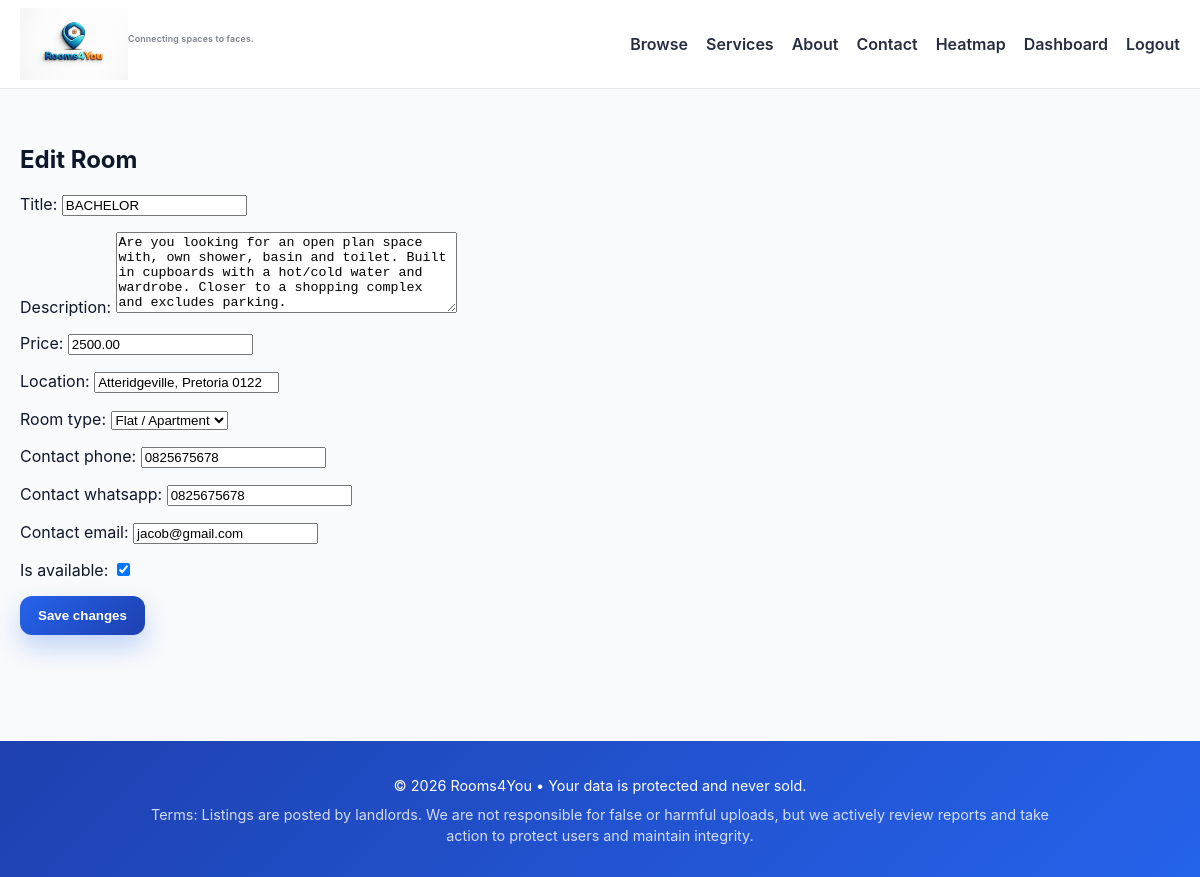
The page /rooms/6/edit/ (signed in) on the database its author committed.
### listings/models.py (models this page shows, shortened)
class Room(models.Model):
    ROOM_TYPES = [
        ("single", "Single Room"),
        ("shared", "Shared Room"),
        ("flat", "Flat / Apartment"),
    ]
    title = models.CharField(max_length=200)
    owner = models.ForeignKey(
        User, on_delete=models.CASCADE, related_name="rooms", null=True, blank=True
    )
    description = models.TextField()
    price = models.DecimalField(max_digits=8, decimal_places=2)
    location = models.CharField(max_length=200)
    room_type = models.CharField(max_length=20, choices=ROOM_TYPES)
    contact_phone = models.CharField(max_length=20)
    contact_whatsapp = models.CharField(max_length=20, blank=True, default="")
    contact_email = models.EmailField(blank=True, default="")
    is_available = models.BooleanField(default=True)
    created_at = models.DateTimeField(auto_now_add=True)

### listings/views.py (the view)
# urls.py: path("rooms/<int:pk>/edit/", views.edit_room, name="edit_room"),
@login_required
def edit_room(request, pk):
    room = get_object_or_404(Room, pk=pk, owner=request.user)
    form = RoomForm(request.POST or None, instance=room, user=request.user)
    if form.is_valid():
        form.save()
        return redirect("dashboard")
    return render(request, "listings/edit_room.html", {"form": form})

### listings/templates/listings/edit_room.html
{% extends "listings/base.html" %} {% block content %}
<h2>Edit Room</h2>
<form method="post">
  {% csrf_token %} {{ form.as_p }}
  <button class="btn-primary">Save changes</button>
</form>
{% endblock %}

### listings/static/css/base.css (style rules this page uses)
:root { --blue: #2563eb; --blue-dark: #1e40af; --orange: #f97316; --bg: #f8fafc; --text: #0f172a; --card: #ffffff; --radius: 18px; --shadow: 0 12px 30px rgba(0, 0, 0, 0.08); }
* { box-sizing: border-box; }
body { margin: 0; font-family: "Inter", system-ui, sans-serif; background: var(--bg); color: var(--text); }
.btn-primary { display:inline-flex; align-items:center; justify-content:center; gap:8px; padding:12px 18px; border:none; border-radius:12px; font-weight:800; color:#fff; background: linear-gradient(135deg, var(--blue), var(--blue-dark)); box-shadow: 0 12px 25px rgba(37, 99, 235, 0.25); cursor:pointer; }

### rows shown on the page
Room: title "BACHELOR", description "Are you looking for an open plan space with, own shower, basin and toilet. Built in cupboards with a hot/cold water and wardrobe. Closer to a shopping complex and excludes parking.", price "2500.00", location "Atteridgeville, Pretoria 0122", room_type "Flat / Apartment", contact_phone "0825675678", contact_whatsapp "0825675678", contact_email "jacob@gmail.com", is_available "☑"
